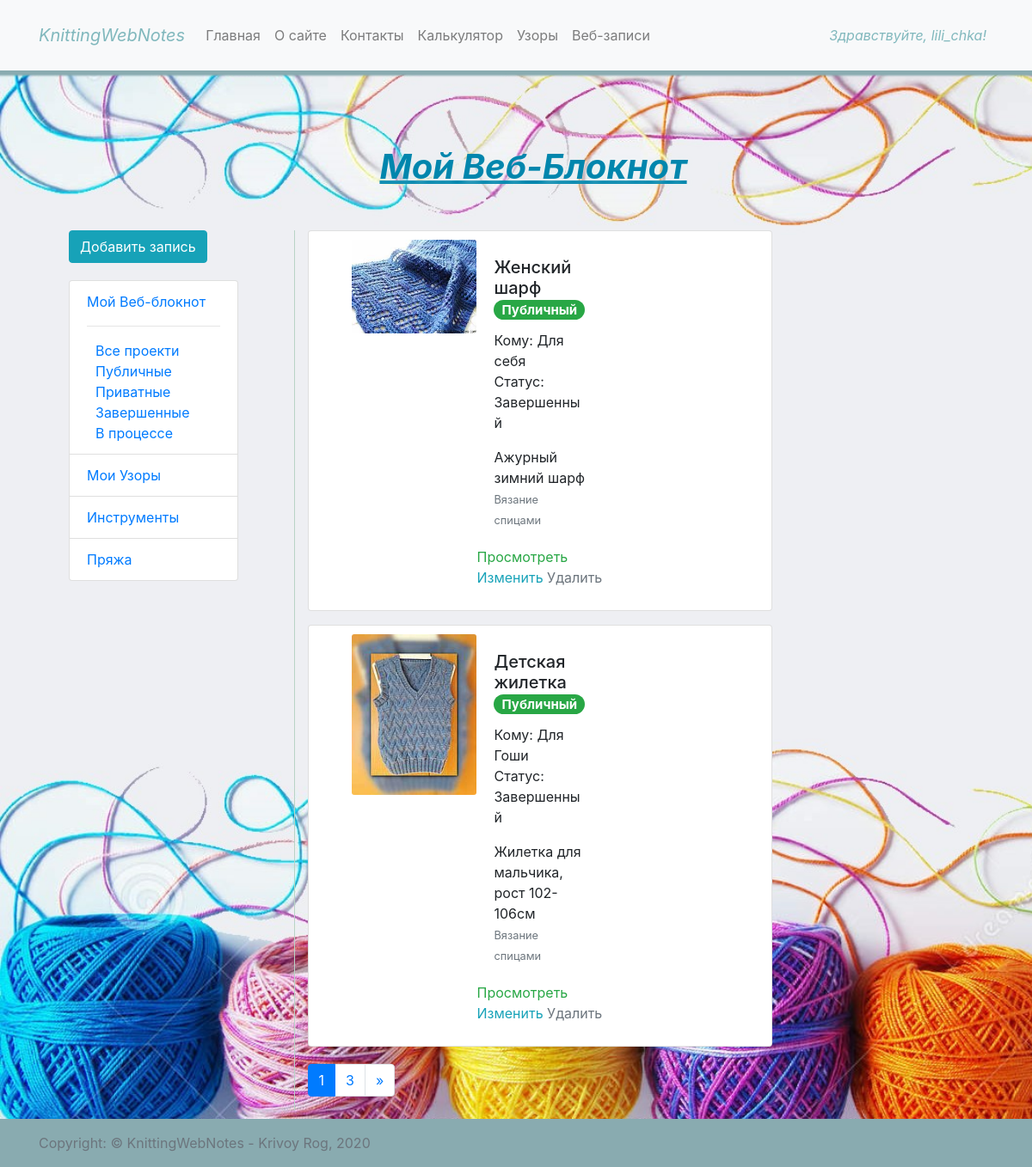
Page /webnotes/4 (signed in) on the committed database.
### webnotes/models.py (models this page shows, shortened)
class Webnote(models.Model):
    project_name = models.CharField(max_length=100, null=False)
    start_date = models.DateField(null=True, blank=True)
    end_date = models.DateField(null=True, blank=True)
    create_date = models.DateTimeField(null=False, auto_now_add=True)
    for_who = models.CharField(max_length=100, null=False)
    craft = models.ForeignKey(Craft, verbose_name='Вид рукоделия', on_delete=models.CASCADE, default=0)
    image = models.FileField(null=True, upload_to='upload/webnotes', blank=True)
    note = models.TextField(max_length=512, null=True, blank=True)
    access = models.ForeignKey(Access, verbose_name='Доступ другим пользователям', on_delete=models.CASCADE, default=0)
    user = models.ForeignKey(User, on_delete=models.CASCADE)
    status = models.ForeignKey(Status, verbose_name='Статус', on_delete=models.CASCADE, default=0)
    tool = models.ManyToManyField(Tool, verbose_name='Инструменты')
    pattern = models.ManyToManyField(Pattern, verbose_name='Узор')
    yarn = models.ManyToManyField(Yarn, verbose_name='Пряжа')

class Access (models.Model):
    name = models.CharField(max_length=50, unique=True, null=False)
    def __str__(self):
        return self.name

class Status(models.Model):
    name = models.CharField(max_length=50, unique=True, null=False)
    def __str__(self):
        return self.name

class Craft(models.Model):
    name = models.CharField(max_length=50, unique=True, null=False)
    def __str__(self):
        return self.name

### webnotes/views.py (the view)
# urls.py: path('', index),
def index(request, user_id):
    data = dict()
    data['title'] = 'Мой Веб-блокнот'
    if request.user.is_authenticated:
        all_webnotes = Webnote.objects.filter(user=user_id)
        data['webnotes'] = all_webnotes
    else:
        logout(request)
        return redirect('/accounts/sign_up')
    paginator = Paginator(all_webnotes, 2)
    page_number = request.GET.get('page')
    page_obj = paginator.get_page(page_number)
    data['page_obj'] = page_obj
    return render(request, 'webnotes/index.html', context=data)

### templates/webnotes/index.html (shortened to what this page needs)
{% extends 'layout/base.html' %}
{% block content %}
<div class="container" style="margin: 0px 50px">
    <h1 class="title" style="margin: 50px;">{{ title }}</h1>
    <div class="row" style="margin: 10px 0px">
        <div class="col-md-3" style="border-right: solid 1px #b9d3c6">
            {% if user.is_authenticated %}
                <a href="/webnotes/create" id="btn_add_notes" class="btn btn-info" role="button">Добавить запись</a>
            {% endif %}
            <ul class="list-group" style="width:80%">
                <li class="list-group-item">
                    <a class="link" href="/webnotes/{{ user.id }}">Мой Веб-блокнот</a>
                    <hr>
                    <ul class="list-group" style="list-style-type: none; padding: 0px 10px ;" >
                        <li><a class="link" href="/webnotes/{{ user.id }}">Все проекти</a></li>
                        <li><a class="link" href="#">Публичные</a></li>
                        <li><a class="link" href="#">Приватные</a></li>
                        <li><a class="link" href="#">Завершенные</a></li>
                        <li><a class="link" href="#">В процессе</a></li>
                    </ul>
                </li>
                <li class="list-group-item">
                        <a class="link" href="/patterns/{{ user.id }}"> Мои Узоры</a>
                </li>
                <li class="list-group-item">
                    <a class="link" href="/tools/{{ user.id }}">Инструменты</a>
                </li>
                <li class="list-group-item">
                    <a class="link" href="/yarns/{{ user.id }}">Пряжа</a>
                </li>
            </ul>
        </div>
        <div class="col-md-8">
            {% for webnote in page_obj %}
                <div class="card mb-3" style="max-width: 540px;">
                    <div class="row no-gutters">
                        <div class="col-md-4">
                            <img src="/media/{{ webnote.image }}" class="card-img" alt="Фото изделия">
                        </div>
                        <div class="col-md-4">
                            <div class="card-body">
                                <h5 class="card-title">{{ webnote.project_name }}
                                    <span class="badge badge-pill badge-success">{{ webnote.access }}</span>
                                </h5>
                                <p class="card-text">
                                    Кому: {{ webnote.for_who }}<br>Статус: {{ webnote.status }}
                                </p>
                                <p class="card-text">{{ webnote.note }}<br>
                                    <small class="text-muted">{{ webnote.craft }}</small>
                                </p>
                            </div>
                            <p>
                                <a class="btn-outline-success" href="/webnotes/details/{{ webnote.id }}" role="button">Просмотреть</a>
                                {% if user.is_authenticated %}
                                    <a class="btn-outline-info" href="/webnotes/edit/{{ webnote.id }}" role="button">Изменить</a>
                                    <a class="btn-outline-secondary" href="/webnotes/delete/{{ webnote.id }}" role="button">Удалить</a>
                                {% endif %}
                            </p>
                        </div>
                    </div>
                </div>
            {% endfor %}
            <div class="pagination" style="margin-top: 20px">
                <nav aria-label="Page navigation example">
            <ul class="pagination">
                <li class="page-item active">
                    <a class="page-link" href="?page={{ page_obj.number }}">{{ page_obj.number }}</a>
                </li>
                {% if page_obj.has_next %}
                <li class="page-item">
                    <a class="page-link" href="?page={{ page_obj.paginator.num_pages }}">{{ page_obj.paginator.num_pages }}</a>
                </li>
                <li class="page-item">
                    <a class="page-link" href="?page={{ page_obj.next_page_number }}" aria-label="Next">
                        <span aria-hidden="true">&raquo;</span>
                    </a>
                </li>
                {% endif %}
            </ul>
        </nav>
            </div>
        </div>
    </div>
</div>
{% endblock content %}

### templates/layout/nav.html (shortened to what this page needs)
<nav id="nav-color" class="navbar navbar-expand-lg navbar-light fixed-top bg-light">
    <div class="container">
        <a class="navbar-brand" href="/" style="font-style: italic; color: #81B8BD;">KnittingWebNotes</a>
        <div class="collapse navbar-collapse" id="navbars">
            <ul class="navbar-nav mr-auto">
                <li class="nav-item">
                    <a class="nav-link" href="/">Главная</a>
                </li>
                <li class="nav-item">
                    <a class="nav-link" href="/home/about">О сайте</a>
                </li>
                <li class="nav-item">
                    <a class="nav-link" href="/home/contacts">Контакты</a>
                </li>
                <li class="nav-item">
                    <a class="nav-link" href="/calculator">Калькулятор</a>
                </li>
                <li class="nav-item">
                    <a class="nav-link" href="/patterns/public">Узоры</a>
                </li>
                <li class="nav-item">
                    <a class="nav-link" href="/webnotes/public">Веб-записи</a>
                </li>
            </ul>
            <ul class="navbar-nav navbar-right" >
                <li class="nav-item dropdown">
                    <a class="nav-link dropdown" href="#" id="dropdown01" data-toggle="dropdown" aria-haspopup="true" aria-expanded="false" style="font-style: italic; text-weight: bold; color: #81B8BD;">
                        Здравствуйте,
                        {% if user.is_authenticated %}
                            {{ user.username }}!
                        {% else %}
                            войдите!
                        {% endif %}
                        </a>
                </li>
            </ul>
        </div>
    </div>
</nav>

### static/css/base.css (style rules this page uses)
body { padding-top: 5rem; }
.title { text-align: center; color: #0086ad; font-weight: bold; font-style: oblique; text-shadow:0 0 10px #e5f0f1; text-transform: capitalize; text-decoration: underline; }
div.row { margin: 10px 50px; }
#nav-color { padding-top: 1.3rem; padding-bottom: 1.3rem; -moz-box-shadow: 1px 1px 2px 5px #89abb0; -webkit-box-shadow: 1px 1px 2px 5px #89abb0; box-shadow: 1px 1px 2px 5px #89abb0; }

### static/css/sticky-footer.css (style rules this page uses)
main > .container { padding: 40px 15px 0; }

### templates/webnotes/index.html (style rules this page uses)
#btn_add_notes { margin-bottom: 20px; }

### rows in the picture
Webnote: image (picture), project_name "Женский шарф", access "Публичный", for_who "Для себя", status "Завершенный", note "Ажурный зимний шарф", craft "Вязание спицами"
Webnote: image (picture), project_name "Детская жилетка", access "Публичный", for_who "Для Гоши", status "Завершенный", note "Жилетка для мальчика, рост 102-106см", craft "Вязание спицами"

### other values in the picture
{{ user.username }} "lili_chka"
{{ title }} "Мой Веб-Блокнот"
{{ page_obj.number }} "1"
{{ page_obj.paginator.num_pages }} "3"
